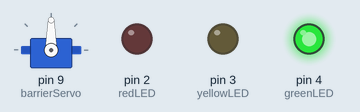
Bench run of a sketch on a simulated Arduino Uno, built with avr-gcc and run on an emulated ATmega328P. Shown: servo, output pins drawn as LEDs (lit = HIGH).

Above: at 0.05 s.
At 6.0 s:
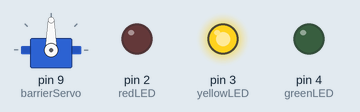
At 11.95 s:
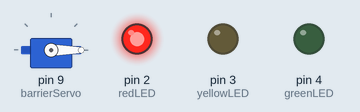
Timing chart, 0 to 15.6 s (numbered marks = the images above):
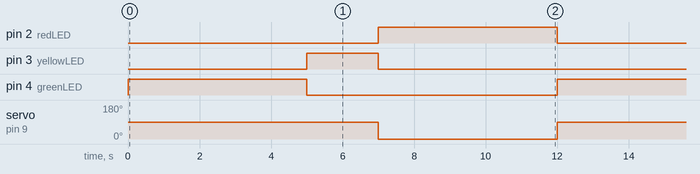

The sketch:

Traffic_Light_Control_using_Servo_Motor_and_LEDs.ino
```cpp
#include <Servo.h>
Servo barrierServo;
int redLED = 2;
int yellowLED = 3;
int greenLED = 4;

void setup() {
  barrierServo.attach(9);
  pinMode(redLED, OUTPUT);
  pinMode(yellowLED, OUTPUT);
  pinMode(greenLED, OUTPUT);
}

void loop() {
  // Green ON
  digitalWrite(greenLED, HIGH);
  digitalWrite(yellowLED, LOW);
  digitalWrite(redLED, LOW);
  barrierServo.write(90);
  delay(5000);

  // Yellow ON
  digitalWrite(greenLED, LOW);
  digitalWrite(yellowLED, HIGH);
  digitalWrite(redLED, LOW);
  delay(2000);

  // Red ON
  digitalWrite(greenLED, LOW);
  digitalWrite(yellowLED, LOW);
  digitalWrite(redLED, HIGH);
  barrierServo.write(0);
  delay(5000);
}
```

Measured:
- by itself, pin 2 (redLED), pin 4 (greenLED): alternates HIGH for 5.0 s and LOW for 7.0 s
- by itself, pin 3 (yellowLED): alternates HIGH for 2.0 s and LOW for 10.0 s
- by itself, servo on pin 9 (barrierServo): alternates 90° for 7.0 s and 0° for 5.0 s
